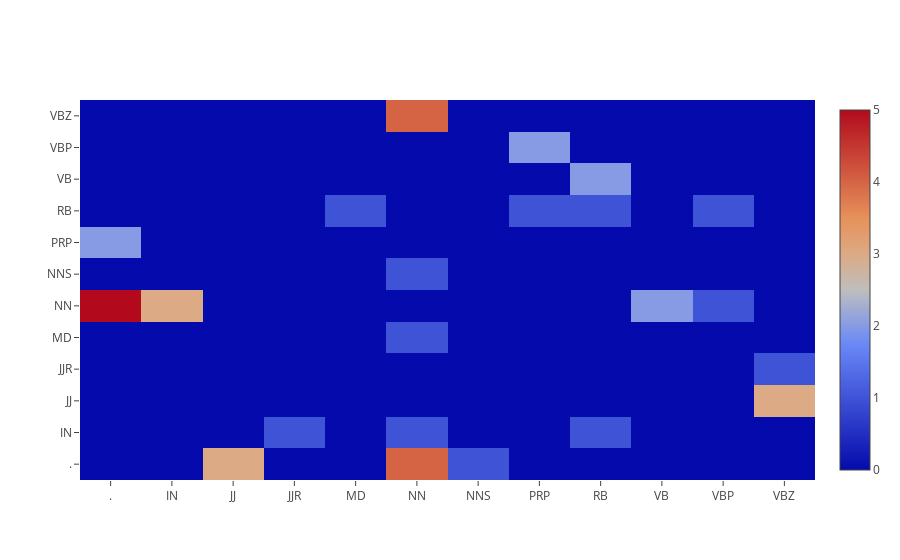

Notebook cell for this chart:
### Code cell
col=list(tag_bgram_cfd_df.columns)
trace = go.Heatmap(z=co_occ_matrix.tolist(),
                   x=col,
                   y=list(tag_bgram_cfd_df.index))
data=[trace]
py.iplot(data, filename='labelled-heatmap')

### Figure 1 — Plotly figure (JSON) as saved in the notebook; plotly's stock layout.template omitted (floating-point values rounded to 4 significant figures; data arrays with more than 128 entries replaced by an {"elided": "..."} marker saying what was removed)
{"data": [{"type": "heatmap", "x": [".", "IN", "JJ", "JJR", "MD", "NN", "NNS", "PRP", "RB", "VB", "VBP", "VBZ"], "y": [".", "IN", "JJ", "JJR", "MD", "NN", "NNS", "PRP", "RB", "VB", "VBP", "VBZ"], "z": {"elided": "12x12 int values"}}], "layout": {}}
